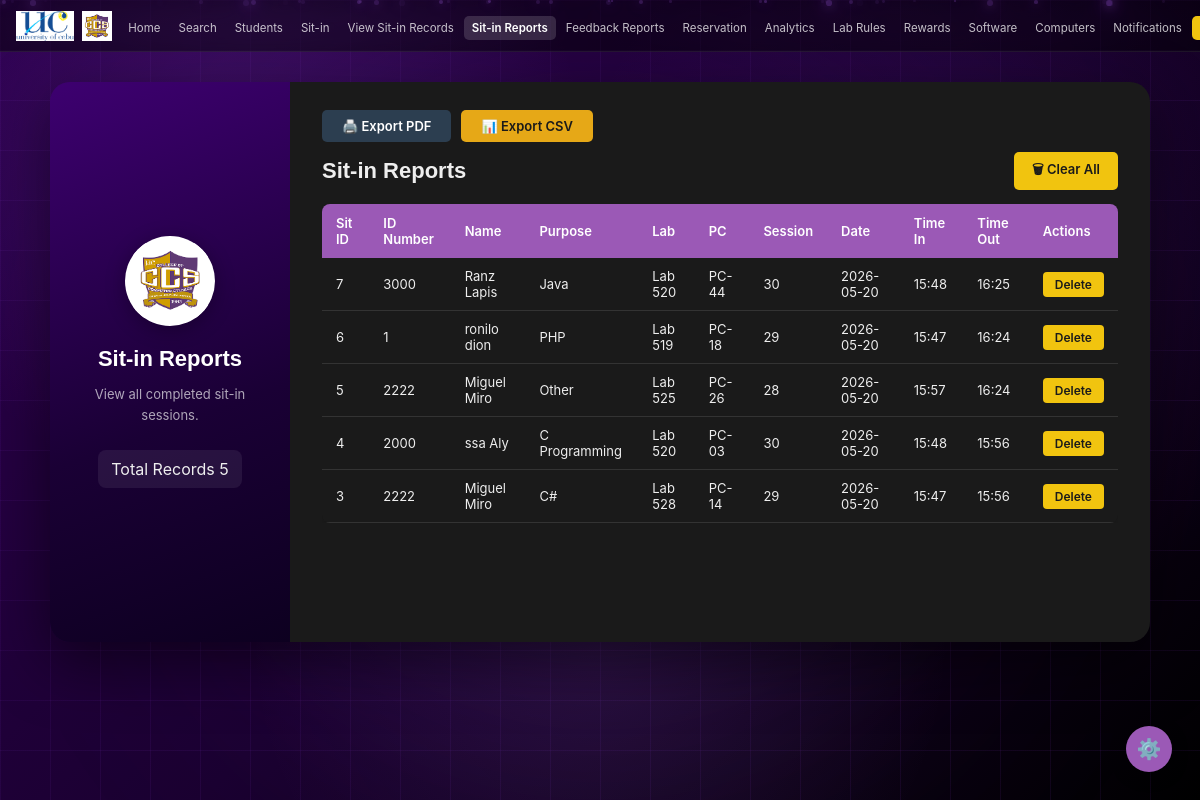
Page /admin/reports (signed in) on the earlier database version.
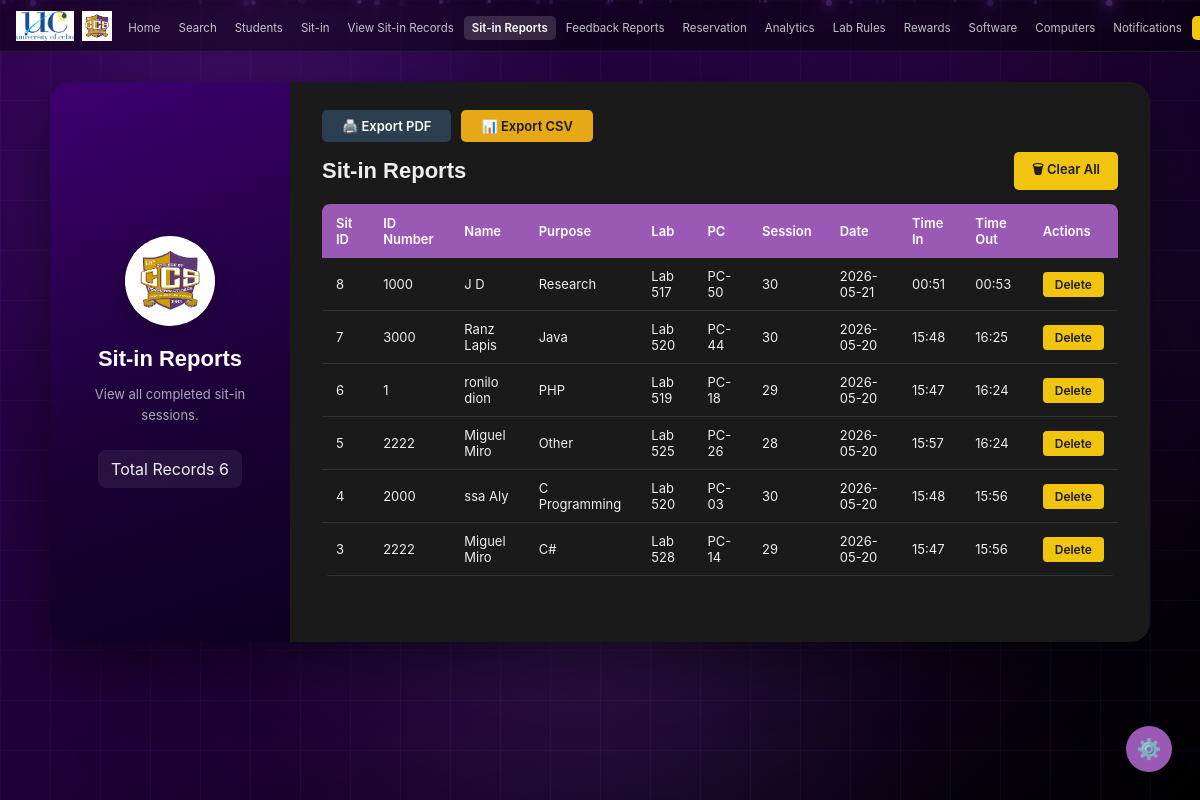
Same page on the later database version.
### tables this page shows
CREATE TABLE sitin_reports (
        id INTEGER PRIMARY KEY AUTOINCREMENT,
        idnum TEXT NOT NULL,
        name TEXT NOT NULL,
        purpose TEXT NOT NULL DEFAULT '',
        lab TEXT NOT NULL,
        session INTEGER NOT NULL,
        date TEXT NOT NULL,
        time_in TEXT,
        time_out TEXT
    , pc_id INTEGER);

CREATE TABLE computer_units (
        id INTEGER PRIMARY KEY AUTOINCREMENT,
        pc_number TEXT NOT NULL,
        lab_id INTEGER NOT NULL,
        status TEXT NOT NULL DEFAULT 'Available',
        FOREIGN KEY (lab_id) REFERENCES laboratory(id)
    );

### app.py (the view)
@app.route('/admin/reports')
def admin_reports():
    if not admin_required():
        return redirect(url_for('login'))
    conn = get_db()
    records = conn.execute('''
        SELECT sr.*, cu.pc_number
        FROM sitin_reports sr
        LEFT JOIN computer_units cu ON sr.pc_id = cu.id
        ORDER BY sr.id DESC
    ''').fetchall()
    conn.close()
    return render_template('admin/reports.html', records=records)

### app.py (called while the page is built, shortened)
def get_db():
    conn = sqlite3.connect(os.path.join(BASE_DIR, 'database.db'))
    conn.row_factory = sqlite3.Row
    return conn

@app.before_request
def csrf_protect():
    if 'csrf_token' not in session:
        session['csrf_token'] = secrets.token_hex(16)
    if request.method == "POST":
        token = session.get('csrf_token', '')
        form_token = request.form.get('csrf_token', '')
        if not token or token != form_token:
            flash('Invalid request. Please try again.', 'error')
            return redirect(request.url)

@app.context_processor
def inject_unread_count():
    if 'user_id' in session and session.get('role') == 'admin':
        conn = get_db()
        count = conn.execute('''
            SELECT COUNT(*) FROM notifications
            WHERE is_read = 0 AND idnum = ?
        ''', (session['user_idnum'],)).fetchone()[0]
        conn.close()
        return dict(unread_count=count)
    return dict(unread_count=0)

def admin_required():
    return 'user_id' in session and session.get('role') == 'admin'

### templates/admin/reports.html (shortened to what the changed rows need)
<!DOCTYPE html>
<html lang="en">
<head>
  <link rel="stylesheet" href="{{ url_for('static', filename='style.css') }}" />
</head>
<body>
  <main class="admin-main">
    <div class="admin-split-card">
      <div class="split-left">
        <h2 class="split-title">Sit-in Reports</h2>
        <div class="student-info-box" style="margin-top:20px;">
          <div class="info-row">
            <span class="info-lbl">Total Records</span>
            <span class="info-val">{{ records | length }}</span>
          </div>
        </div>
      </div>
      <div class="split-right">
        <div style="display:flex; justify-content:space-between; align-items:center; margin-bottom:14px;">
          <h2 class="form-title" style="margin-bottom:0;">Sit-in Reports</h2>
        </div>
        <div class="table-wrap">
          <table class="admin-table">
            <thead>
              <tr>
                <th>Sit ID</th>
                <th>ID Number</th>
                <th>Name</th>
                <th>Purpose</th>
                <th>Lab</th>
                <th>PC</th>
                <th>Session</th>
                <th>Date</th>
                <th>Time In</th>
                <th>Time Out</th>
                <th>Actions</th>
              </tr>
            </thead>
            <tbody>
              {% for r in records %}
              <tr>
                <td>{{ r['id'] }}</td>
                <td>{{ r['idnum'] }}</td>
                <td>{{ r['name'] }}</td>
                <td>{{ r['purpose'] }}</td>
                <td>{{ r['lab'] }}</td>
                <td>{{ r['pc_number'] if r['pc_number'] else '-' }}</td>
                <td>{{ r['session'] }}</td>
                <td>{{ r['date'] }}</td>
                <td>{{ r['time_in'] or '-' }}</td>
                <td>{{ r['time_out'] or '-' }}</td>
                <td>
                  <a href="{{ url_for('delete_sitin_report', record_id=r['id']) }}"
                     class="btn-delete"
                     onclick="return confirm('Delete this record?')">Delete</a>
                </td>
              </tr>
              {% else %}
              <tr><td colspan="11" class="no-data">No completed sit-in records yet.</td></tr>
              {% endfor %}
            </tbody>
          </table>
        </div>
      </div>
    </div>
  </main>
</body>
</html>

Differences in the rows shown:
added sitin_reports: id "8", idnum "1000", name "J D", purpose "Research", lab "Lab 517", pc_number "PC-50", session "30", date "2026-05-21", time_in "00:51", time_out "00:53"
Other differences:
{{ records | length }}: "5" → "6"
